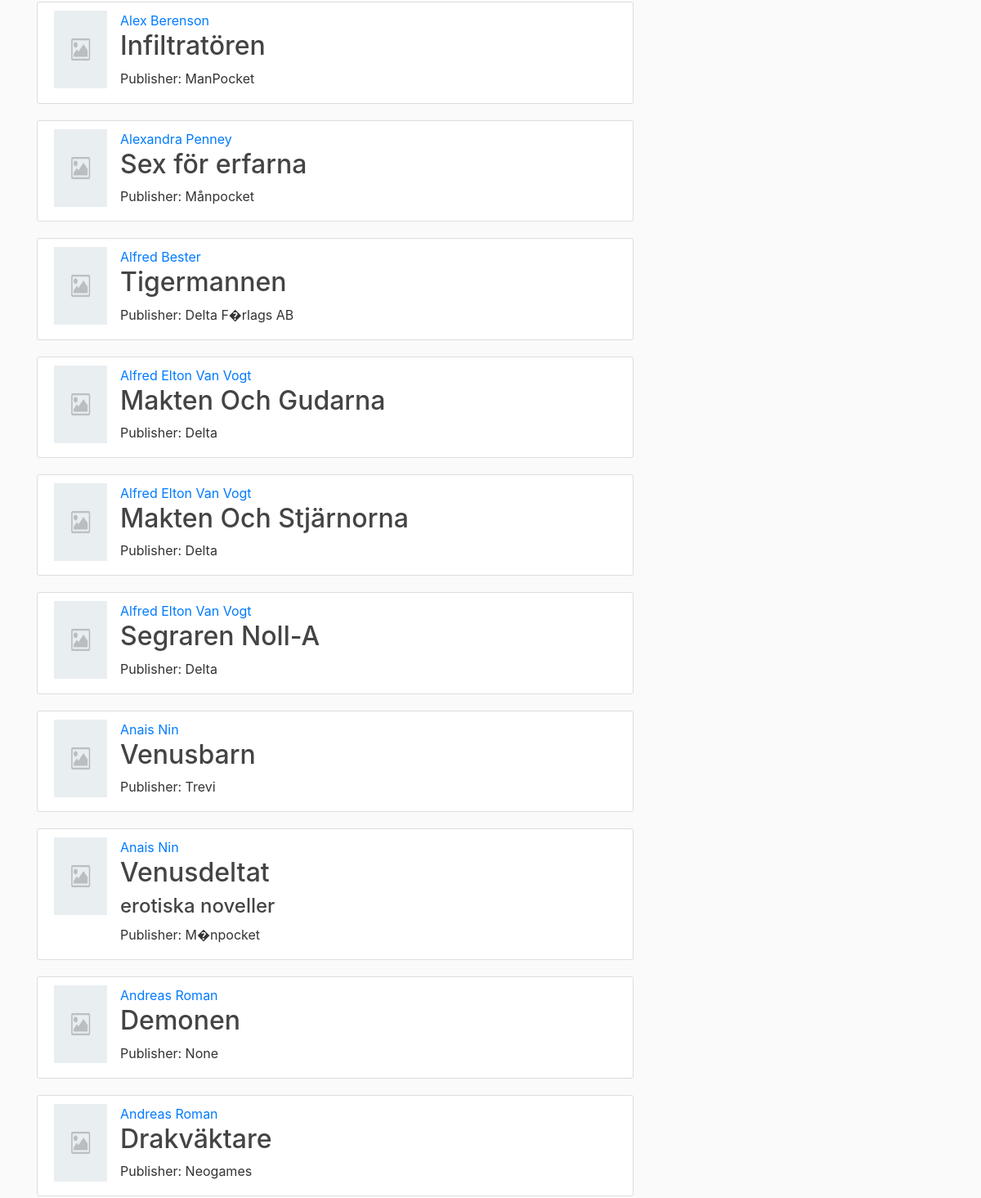
Page /home (middle part) on the earlier database version.
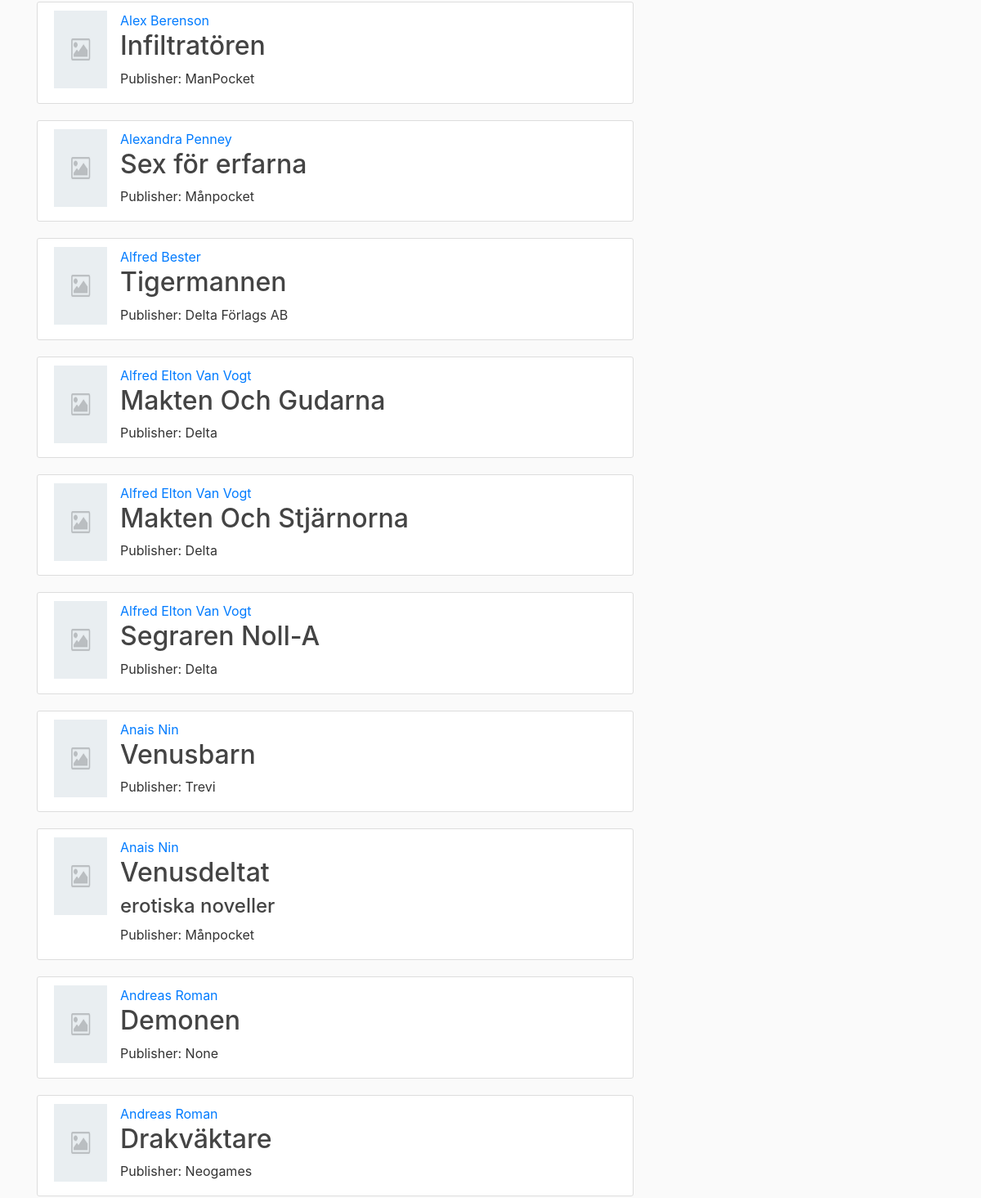
Same page on the later database version.
### flask_collection/models.py (models this page shows, shortened)
class Book(db.Model):
    id = db.Column(db.Integer, primary_key=True)
    author = db.Column(db.String(50), nullable=False)
    title = db.Column(db.String(50), nullable=False)
    sub_title = db.Column(db.String(50))
    org_title = db.Column(db.String(50))
    org_sub_title = db.Column(db.String(50))
    volume = db.Column(db.Integer)
    publication_date = db.Column(db.DateTime)
    org_publication_year = db.Column(db.String(4))
    print_format = db.Column(db.String(20))
    pages = db.Column(db.Integer)
    publisher = db.Column(db.String(20))
    cover = db.Column(db.String(20), default='placeholder.png')
    language = db.Column(db.String(20))
    language_iso = db.Column(db.String(2))
    isbn_13 = db.Column(db.String(13))
    isbn_10 = db.Column(db.String(10))
    description = db.Column(db.Text)

### flask_collection/main/routes.py (the view)
@main.route('/')
@main.route('/home')
def home():
    page = request.args.get('page', 1, type=int)
    books = Book.query.order_by(Book.author.asc(), Book.title.asc())\
        .paginate(page=page, per_page=25)
    return render_template('home.html', books=books)

### flask_collection/templates/home.html (shortened to what this page needs)
{% extends "layout.html" %}
{% block content %}
    {% for book in books.items %}
        <article class="media content-section">
          <img class="article-img" src="{{ url_for('static', filename='cover_images/' + book.cover) }}" alt="{{ book.cover }}">
          <div class="media-body">
            <a class="mr-2" href="{{ url_for('books.books_by_author', author=book.author) }}">{{ book.author }}</a>
            <h2><a class="article-title" href="{{ url_for('books.view_book', book_id=book.id) }}">{{ book.title }}</a></h2>
            {% if book.sub_title %}
                <h4 class="article-subtitle">{{ book.sub_title }}</h4>
            {% endif %}
            <p class="article-publisher">Publisher: {{ book.publisher }}
            </p>
          </div>
        </article>
    {% endfor %}
{% endblock content %}

### flask_collection/templates/layout.html (shortened to what this page needs)
<!DOCTYPE html>
<html lang="en">
<head>
    <link rel="stylesheet" href="https://stackpath.bootstrapcdn.com/bootstrap/4.3.1/css/bootstrap.min.css">
    <link rel="stylesheet" type="text/css" href="{{ url_for('static', filename='main.css') }}">
</head>
<body>
    <main role="main" class="container">
        <div class="row">
            <div class="col-md-8">
            {% block content %}{% endblock %}
            </div>
            <div class="col-md-4">
            </div>
        </div>
    </main>
</body>
</html>

### flask_collection/static/main.css (style rules this page uses)
body { background: #fafafa; color: #333333; margin-top: 5rem; }
h1, h2, h3, h4, h5, h6 { color: #444444; }
.content-section { background: #ffffff; padding: 10px 20px; border: 1px solid #dddddd; border-radius: 3px; margin-bottom: 20px; }
.article-title { color: #444444; }
.article-img { height: 95px; width: 65px; margin-right: 16px; }
.article-publisher { margin-bottom: 4px; padding-bottom: 4px; }

Differences in the rows shown:
changed Book "Tigermannen": publisher "Delta F�rlags AB" → "Delta Förlags AB"
changed Book "Venusdeltat": publisher "M�npocket" → "Månpocket"
